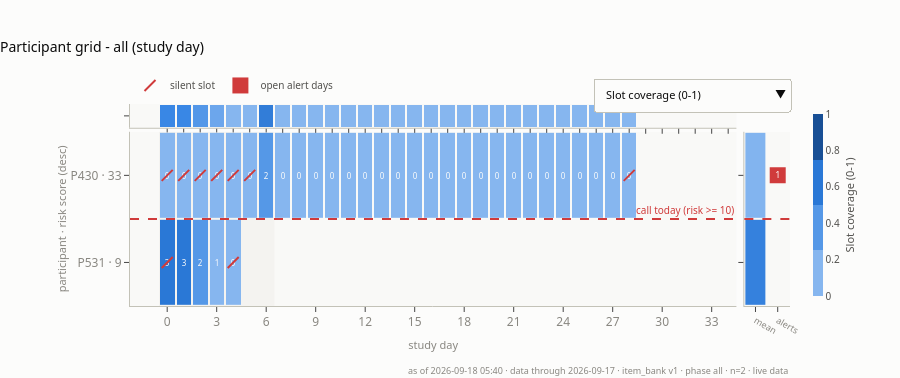

The code cell stored with this chart in its notebook:
### Markdown cell above
## 2A - Cross-participant heatmap

### Code cell
# Rows are participants ordered by risk DESCENDING - the same order every other
# Stage 2 panel uses, so a participant sits at the same height throughout. Row
# labels carry the score (P1003 · 31), so the grid explains its own ordering.
# The dashed rule is today's call list: everything above it is risk >= 10.
# New marginals: the strip above is the cohort mean per column, which is how a
# Celery outage shows up (one dark or empty column) without flipping to the
# calendar axis; the narrow column on the right is each participant's own mean.
# Open alerts moved into their own gutter column so two marker shapes in the
# same red no longer compete on top of the ramp; cells keep the silent-slot
# slash only. Slot coverage cells carry the slot count as a numeral, because a
# seven-level ramp cannot be read back to an exact count from hue alone.
plot_grid("slot_coverage", "all")

### Figure 1 — Plotly figure (JSON) as saved in the notebook; plotly's stock layout.template omitted (floating-point values rounded to 4 significant figures)
{"data": [{"colorbar": {"outlinewidth": 0, "thickness": 10, "tickfont": {"size": 10}, "title": {"font": {"size": 11}, "side": "right", "text": "Slot coverage (0-1)"}}, "colorscale": [[0, "#86b6ef"], [0.25, "#86b6ef"], [0.25, "#5598e7"], [0.5, "#5598e7"], [0.5, "#2a78d6"], [0.75, "#2a78d6"], [0.75, "#184f95"], [1, "#184f95"]], "customdata": [["2026-08-21", "2026-08-22", "2026-08-23", "2026-08-24", "2026-08-25", "2026-08-26", "2026-08-27", "2026-08-28", "2026-08-29", "2026-08-30", "2026-08-31", "2026-09-01", "2026-09-02", "2026-09-03", "2026-09-04", "2026-09-05", "2026-09-06", "2026-09-07", "2026-09-08", "2026-09-09", "2026-09-10", "2026-09-11", "2026-09-12", "2026-09-13", "2026-09-14", "2026-09-15", "2026-09-16", "2026-09-17", "2026-09-18", "None", "None", "None", "None", "None", "None"], ["2026-09-14", "2026-09-15", "2026-09-16", "2026-09-17", "2026-09-18", "None", "None", "None", "None", "None", "None", "None", "None", "None", "None", "None", "None", "None", "None", "None", "None", "None", "None", "None", "None", "None", "None", "None", "None", "None", "None", "None", "None", "None", "None"]], "hoverongaps": false, "hovertemplate": "%{y}<br>study day %{x}<br>%{customdata}<br>Slot coverage (0-1): %{z}<extra></extra>", "text": [["0", "0", "0", "0", "0", "0", "2", "0", "0", "0", "0", "0", "0", "0", "0", "0", "0", "0", "0", "0", "0", "0", "0", "0", "0", "0", "0", "0", "0", "", "", "", "", "", ""], ["3", "3", "2", "1", "0", "", "", "", "", "", "", "", "", "", "", "", "", "", "", "", "", "", "", "", "", "", "", "", "", "", "", "", "", "", ""]], "textfont": {"color": "#fcfcfb", "size": 8}, "texttemplate": "%{text}", "type": "heatmap", "visible": true, "x": ["0", "1", "2", "3", "4", "5", "6", "7", "8", "9", "10", "11", "12", "13", "14", "15", "16", "17", "18", "19", "20", "21", "22", "23", "24", "25", "26", "27", "28", "29", "30", "31", "32", "33", "34"], "xaxis": "x3", "xgap": 2, "y": ["P430 · 33", "P531 · 9"], "yaxis": "y3", "ygap": 2, "z": [[0, 0, 0, 0, 0, 0, 0.3333, 0, 0, 0, 0, 0, 0, 0, 0, 0, 0, 0, 0, 0, 0, 0, 0, 0, 0, 0, 0, 0, 0, null, null, null, null, null, null], [0.5, 0.5, 0.3333, 0.1667, 0, null, null, null, null, null, null, null, null, null, null, null, null, null, null, null, null, null, null, null, null, null, null, null, null, null, null, null, null, null, null]], "zmax": 1, "zmin": 0}, {"colorbar": {"outlinewidth": 0, "thickness": 10, "tickfont": {"size": 10}, "title": {"font": {"size": 11}, "side": "right", "text": "Wear coverage (0-1)"}}, "colorscale": [[0, "#86b6ef"], [0.25, "#86b6ef"], [0.25, "#5598e7"], [0.5, "#5598e7"], [0.5, "#2a78d6"], [0.75, "#2a78d6"], [0.75, "#184f95"], [1, "#184f95"]], "customdata": [["2026-08-21", "2026-08-22", "2026-08-23", "2026-08-24", "2026-08-25", "2026-08-26", "2026-08-27", "2026-08-28", "2026-08-29", "2026-08-30", "2026-08-31", "2026-09-01", "2026-09-02", "2026-09-03", "2026-09-04", "2026-09-05", "2026-09-06", "2026-09-07", "2026-09-08", "2026-09-09", "2026-09-10", "2026-09-11", "2026-09-12", "2026-09-13", "2026-09-14", "2026-09-15", "2026-09-16", "2026-09-17", "2026-09-18", "None", "None", "None", "None", "None", "None"], ["2026-09-14", "2026-09-15", "2026-09-16", "2026-09-17", "2026-09-18", "None", "None", "None", "None", "None", "None", "None", "None", "None", "None", "None", "None", "None", "None", "None", "None", "None", "None", "None", "None", "None", "None", "None", "None", "None", "None", "None", "None", "None", "None"]], "hoverongaps": false, "hovertemplate": "%{y}<br>study day %{x}<br>%{customdata}<br>Wear coverage (0-1): %{z}<extra></extra>", "textfont": {"color": "#fcfcfb", "size": 8}, "type": "heatmap", "visible": false, "x": ["0", "1", "2", "3", "4", "5", "6", "7", "8", "9", "10", "11", "12", "13", "14", "15", "16", "17", "18", "19", "20", "21", "22", "23", "24", "25", "26", "27", "28", "29", "30", "31", "32", "33", "34"], "xaxis": "x3", "xgap": 2, "y": ["P430 · 33", "P531 · 9"], "yaxis": "y3", "ygap": 2, "z": [[null, null, null, null, null, null, null, null, null, null, null, null, null, null, null, null, null, null, null, null, null, null, null, null, null, null, null, null, null, null, null, null, null, null, null], [null, null, null, null, null, null, null, null, null, null, null, null, null, null, null, null, null, null, null, null, null, null, null, null, null, null, null, null, null, null, null, null, null, null, null]], "zmax": 1, "zmin": 0}, {"colorbar": {"outlinewidth": 0, "thickness": 10, "tickfont": {"size": 10}, "title": {"font": {"size": 11}, "side": "right", "text": "Prompts delivered (count/day)"}}, "colorscale": [[0, "#2a78d6"], [0.25, "#9ec5f4"], [0.5, "#f0efec"], [0.75, "#e08a8a"], [1, "#d03b3b"]], "customdata": [["2026-08-21", "2026-08-22", "2026-08-23", "2026-08-24", "2026-08-25", "2026-08-26", "2026-08-27", "2026-08-28", "2026-08-29", "2026-08-30", "2026-08-31", "2026-09-01", "2026-09-02", "2026-09-03", "2026-09-04", "2026-09-05", "2026-09-06", "2026-09-07", "2026-09-08", "2026-09-09", "2026-09-10", "2026-09-11", "2026-09-12", "2026-09-13", "2026-09-14", "2026-09-15", "2026-09-16", "2026-09-17", "2026-09-18", "None", "None", "None", "None", "None", "None"], ["2026-09-14", "2026-09-15", "2026-09-16", "2026-09-17", "2026-09-18", "None", "None", "None", "None", "None", "None", "None", "None", "None", "None", "None", "None", "None", "None", "None", "None", "None", "None", "None", "None", "None", "None", "None", "None", "None", "None", "None", "None", "None", "None"]], "hoverongaps": false, "hovertemplate": "%{y}<br>study day %{x}<br>%{customdata}<br>Prompts delivered (count/day): %{z}<extra></extra>", "text": [["1", "0", "0", "0", "0", "0", "1", "0", "0", "0", "0", "0", "0", "0", "0", "0", "0", "0", "0", "0", "0", "2", "0", "0", "0", "0", "0", "0", "0", "", "", "", "", "", ""], ["0", "0", "0", "0", "0", "", "", "", "", "", "", "", "", "", "", "", "", "", "", "", "", "", "", "", "", "", "", "", "", "", "", "", "", "", ""]], "textfont": {"color": "#0b0b0b", "size": 8}, "texttemplate": "%{text}", "type": "heatmap", "visible": false, "x": ["0", "1", "2", "3", "4", "5", "6", "7", "8", "9", "10", "11", "12", "13", "14", "15", "16", "17", "18", "19", "20", "21", "22", "23", "24", "25", "26", "27", "28", "29", "30", "31", "32", "33", "34"], "xaxis": "x3", "xgap": 2, "y": ["P430 · 33", "P531 · 9"], "yaxis": "y3", "ygap": 2, "z": [[1, 0, 0, 0, 0, 0, 1, 0, 0, 0, 0, 0, 0, 0, 0, 0, 0, 0, 0, 0, 0, 2, 0, 0, 0, 0, 0, 0, 0, null, null, null, null, null, null], [0, 0, 0, 0, 0, null, null, null, null, null, null, null, null, null, null, null, null, null, null, null, null, null, null, null, null, null, null, null, null, null, null, null, null, null, null]], "zmax": 4, "zmin": 0}, {"colorbar": {"outlinewidth": 0, "thickness": 10, "tickfont": {"size": 10}, "title": {"font": {"size": 11}, "side": "right", "text": "Item completeness (0-1)"}}, "colorscale": [[0, "#86b6ef"], [0.25, "#86b6ef"], [0.25, "#5598e7"], [0.5, "#5598e7"], [0.5, "#2a78d6"], [0.75, "#2a78d6"], [0.75, "#184f95"], [1, "#184f95"]], "customdata": [["2026-08-21", "2026-08-22", "2026-08-23", "2026-08-24", "2026-08-25", "2026-08-26", "2026-08-27", "2026-08-28", "2026-08-29", "2026-08-30", "2026-08-31", "2026-09-01", "2026-09-02", "2026-09-03", "2026-09-04", "2026-09-05", "2026-09-06", "2026-09-07", "2026-09-08", "2026-09-09", "2026-09-10", "2026-09-11", "2026-09-12", "2026-09-13", "2026-09-14", "2026-09-15", "2026-09-16", "2026-09-17", "2026-09-18", "None", "None", "None", "None", "None", "None"], ["2026-09-14", "2026-09-15", "2026-09-16", "2026-09-17", "2026-09-18", "None", "None", "None", "None", "None", "None", "None", "None", "None", "None", "None", "None", "None", "None", "None", "None", "None", "None", "None", "None", "None", "None", "None", "None", "None", "None", "None", "None", "None", "None"]], "hoverongaps": false, "hovertemplate": "%{y}<br>study day %{x}<br>%{customdata}<br>Item completeness (0-1): %{z}<extra></extra>", "textfont": {"color": "#fcfcfb", "size": 8}, "type": "heatmap", "visible": false, "x": ["0", "1", "2", "3", "4", "5", "6", "7", "8", "9", "10", "11", "12", "13", "14", "15", "16", "17", "18", "19", "20", "21", "22", "23", "24", "25", "26", "27", "28", "29", "30", "31", "32", "33", "34"], "xaxis": "x3", "xgap": 2, "y": ["P430 · 33", "P531 · 9"], "yaxis": "y3", "ygap": 2, "z": [[1, null, null, null, null, null, 1, null, null, null, null, null, null, null, null, null, 1, null, null, null, null, 1, null, null, null, null, null, null, null, null, null, null, null, null, null], [1, 1, 1, 1, null, null, null, null, null, null, null, null, null, null, null, null, null, null, null, null, null, null, null, null, null, null, null, null, null, null, null, null, null, null, null]], "zmax": 1, "zmin": 0}, {"colorscale": [[0, "#86b6ef"], [0.25, "#3987e5"], [0.5, "#256abf"], [0.75, "#184f95"], [1, "#0d366b"]], "hoverongaps": false, "hovertemplate": "cohort mean<br>%{x}: %{z:.2f}<extra></extra>", "showscale": false, "type": "heatmap", "x": ["0", "1", "2", "3", "4", "5", "6", "7", "8", "9", "10", "11", "12", "13", "14", "15", "16", "17", "18", "19", "20", "21", "22", "23", "24", "25", "26", "27", "28", "29", "30", "31", "32", "33", "34"], "xaxis": "x", "xgap": 2, "y": ["cohort mean"], "yaxis": "y", "ygap": 2, "z": [[0.25, 0.25, 0.1667, 0.08333, 0, 0, 0.3333, 0, 0, 0, 0, 0, 0, 0, 0, 0, 0, 0, 0, 0, 0, 0, 0, 0, 0, 0, 0, 0, 0, null, null, null, null, null, null]], "zmax": 1, "zmin": 0}, {"colorscale": [[0, "#86b6ef"], [0.25, "#3987e5"], [0.5, "#256abf"], [0.75, "#184f95"], [1, "#0d366b"]], "hoverongaps": false, "hovertemplate": "%{y}<br>participant mean: %{z:.2f}<extra></extra>", "showscale": false, "type": "heatmap", "x": ["mean"], "xaxis": "x4", "xgap": 2, "y": ["P430 · 33", "P531 · 9"], "yaxis": "y4", "ygap": 2, "z": [[0.01149], [0.3]], "zmax": 1, "zmin": 0}, {"hovertemplate": "scheduler silent<extra></extra>", "marker": {"color": "#d03b3b", "line": {"color": "#d03b3b", "width": 2}, "size": 11, "symbol": "line-ne"}, "mode": "markers", "name": "silent slot", "showlegend": true, "type": "scatter", "x": ["0", "1", "2", "3", "4", "5", "28", "0", "4"], "xaxis": "x3", "y": ["P430 · 33", "P430 · 33", "P430 · 33", "P430 · 33", "P430 · 33", "P430 · 33", "P430 · 33", "P531 · 9", "P531 · 9"], "yaxis": "y3"}, {"hovertemplate": "%{y}<br>%{text} day(s) with an open alert<extra></extra>", "marker": {"color": "#d03b3b", "size": 16, "symbol": "square"}, "mode": "markers+text", "name": "open alert days", "showlegend": true, "text": ["1"], "textfont": {"color": "#fcfcfb", "size": 9}, "textposition": "middle center", "type": "scatter", "x": ["alerts"], "xaxis": "x4", "y": ["P430 · 33"], "yaxis": "y4"}], "layout": {"annotations": [{"font": {"color": "#d03b3b", "size": 10}, "showarrow": false, "text": "call today (risk >= 10)", "x": 1, "xanchor": "right", "xref": "x3 domain", "y": 0.5, "yref": "y3", "yshift": 9}, {"font": {"color": "#898781", "family": "system-ui, -apple-system, \"Segoe UI\", sans-serif", "size": 9}, "showarrow": false, "text": "as of 2026-09-18 05:40 · data through 2026-09-17 · item_bank v1 · phase all · n=2 · live data", "x": 1, "xanchor": "right", "xref": "paper", "y": 0, "yanchor": "top", "yref": "paper", "yshift": -56}], "font": {"color": "#52514e", "family": "system-ui, -apple-system, \"Segoe UI\", sans-serif", "size": 12}, "height": 378, "hoverlabel": {"bgcolor": "#fcfcfb", "font": {"color": "#0b0b0b", "family": "system-ui, -apple-system, \"Segoe UI\", sans-serif"}}, "legend": {"font": {"color": "#52514e", "size": 10}, "orientation": "h", "x": 0, "y": 1.02, "yanchor": "bottom"}, "margin": {"b": 72, "l": 130, "r": 110, "t": 104}, "paper_bgcolor": "#fcfcfb", "plot_bgcolor": "#f9f9f7", "shapes": [{"fillcolor": "#f0efec", "layer": "below", "line": {"width": 0}, "opacity": 0.55, "type": "rect", "x0": -0.5, "x1": 6.5, "xref": "x3", "y0": -0.5, "y1": 1.5, "yref": "y3"}, {"line": {"color": "#d03b3b", "dash": "dash", "width": 2}, "type": "line", "x0": 0, "x1": 1, "xref": "x3 domain", "y0": 0.5, "y1": 0.5, "yref": "y3"}, {"line": {"color": "#d03b3b", "dash": "dash", "width": 2}, "type": "line", "x0": 0, "x1": 1, "xref": "x4 domain", "y0": 0.5, "y1": 0.5, "yref": "y4"}], "showlegend": true, "title": {"font": {"color": "#0b0b0b", "size": 14}, "text": "Participant grid - all (study day)", "x": 0, "xanchor": "left"}, "updatemenus": [{"active": 0, "bgcolor": "#fcfcfb", "bordercolor": "#c3c2b7", "buttons": [{"args": [{"visible": [true, false, false, false, true, true, true, true]}], "label": "Slot coverage (0-1)", "method": "update"}, {"args": [{"visible": [false, true, false, false, true, true, true, true]}], "label": "Wear coverage (0-1)", "method": "update"}, {"args": [{"visible": [false, false, true, false, true, true, true, true]}], "label": "Prompts delivered (count/day)", "method": "update"}, {"args": [{"visible": [false, false, false, true, true, true, true, true]}], "label": "Item completeness (0-1)", "method": "update"}], "direction": "down", "font": {"color": "#0b0b0b", "size": 11}, "showactive": true, "x": 1, "xanchor": "right", "y": 1.13, "yanchor": "top"}], "xaxis": {"anchor": "y", "domain": [0, 0.9188], "linecolor": "#c3c2b7", "matches": "x3", "showgrid": false, "showticklabels": false, "tickfont": {"color": "#898781"}, "type": "category", "zeroline": false}, "xaxis2": {"anchor": "y2", "domain": [0.9308, 1], "linecolor": "#c3c2b7", "matches": "x4", "showgrid": false, "showticklabels": false, "tickfont": {"color": "#898781"}, "zeroline": false}, "xaxis3": {"anchor": "y3", "domain": [0, 0.9188], "linecolor": "#c3c2b7", "nticks": 18, "showgrid": false, "tickangle": 0, "tickfont": {"color": "#898781"}, "title": {"font": {"color": "#898781", "size": 11}, "text": "study day"}, "type": "category", "zeroline": false}, "xaxis4": {"anchor": "y4", "domain": [0.9308, 1], "linecolor": "#c3c2b7", "showgrid": false, "showticklabels": true, "tickfont": {"color": "#898781", "size": 9}, "type": "category", "zeroline": false}, "yaxis": {"anchor": "x", "domain": [0.8824, 1], "linecolor": "#c3c2b7", "showgrid": false, "showticklabels": false, "tickfont": {"color": "#898781"}, "type": "category", "zeroline": false}, "yaxis2": {"anchor": "x2", "domain": [0.8824, 1], "linecolor": "#c3c2b7", "matches": "y", "showgrid": false, "showticklabels": false, "tickfont": {"color": "#898781"}, "zeroline": false}, "yaxis3": {"anchor": "x3", "autorange": "reversed", "domain": [0, 0.8624], "linecolor": "#c3c2b7", "showgrid": false, "tickfont": {"color": "#898781"}, "title": {"font": {"color": "#898781", "size": 11}, "text": "participant · risk score (desc)"}, "type": "category", "zeroline": false}, "yaxis4": {"anchor": "x4", "domain": [0, 0.8624], "linecolor": "#c3c2b7", "matches": "y3", "showgrid": false, "showticklabels": false, "tickfont": {"color": "#898781"}, "zeroline": false}}}
